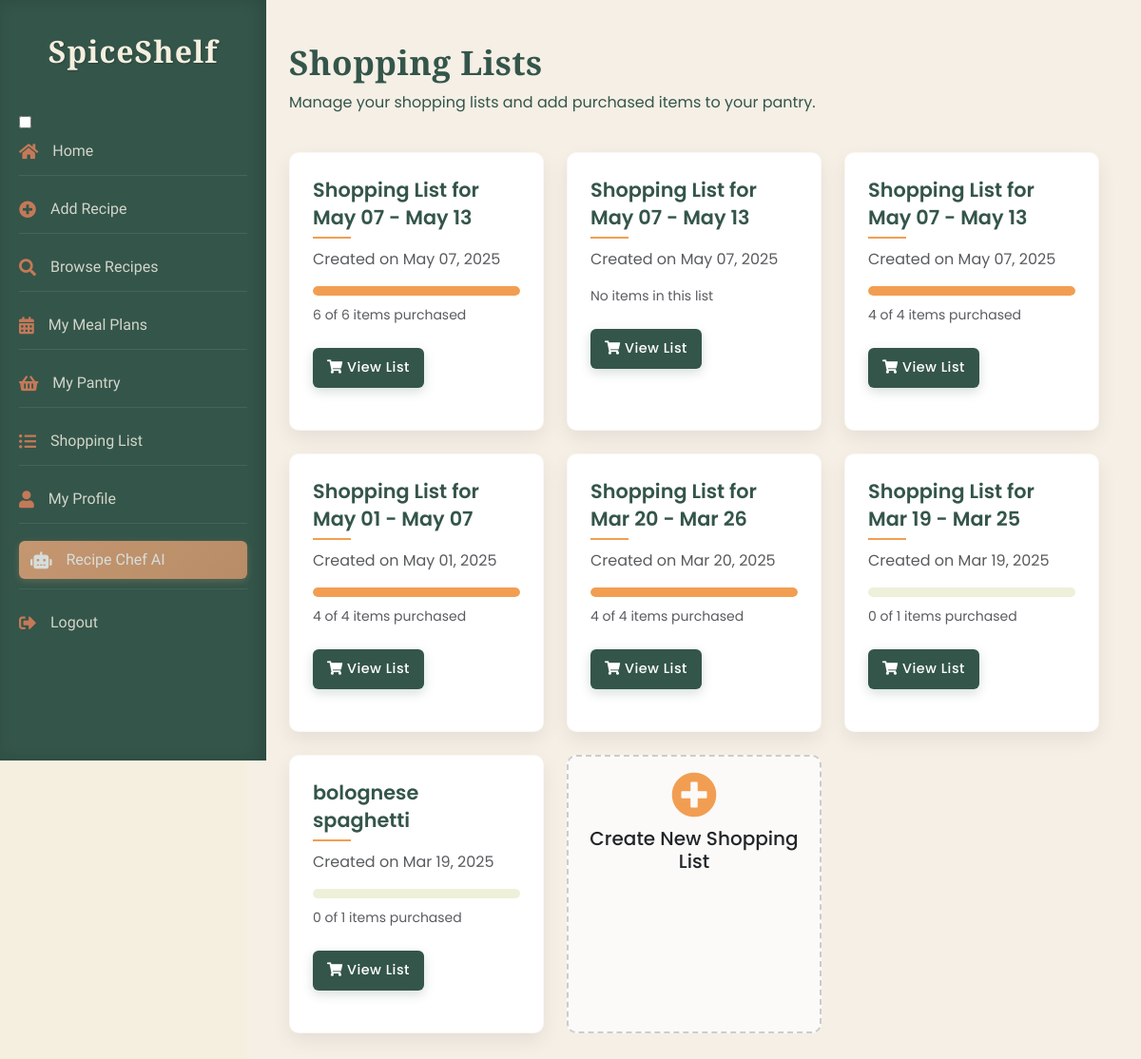
/index.php?action=shopping_list (signed in), run on an earlier commit of the app's database.
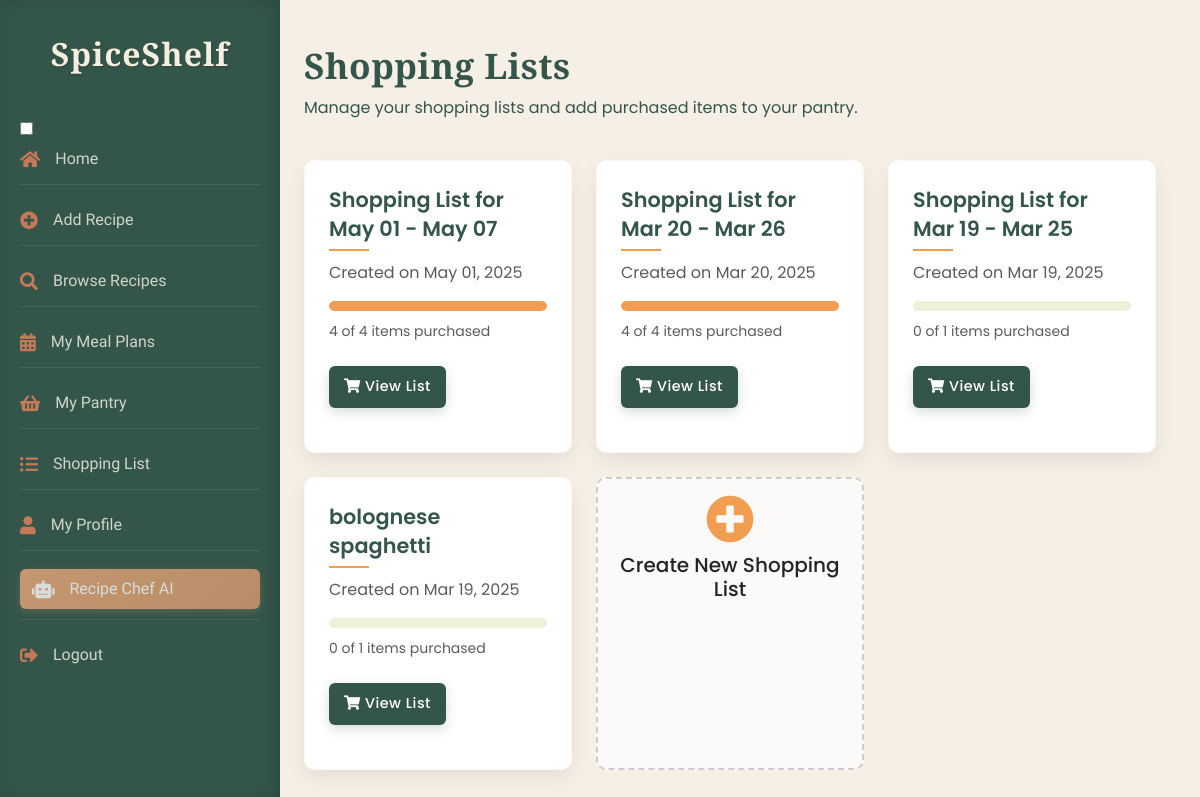
And on a later commit of the database.
### tables this page shows
CREATE TABLE `shopping_lists` (
  `shopping_list_id` int(11) NOT NULL,
  `user_id` int(11) NOT NULL,
  `name` varchar(255) NOT NULL,
  `created_at` timestamp NOT NULL DEFAULT current_timestamp()
);

### controllers/ShoppingListController.php (called while the page is built, shortened)
<?php
require_once 'models/ShoppingList.php';
class ShoppingListController {
    private $shoppingList;
    public function __construct($conn) {
        $this->shoppingList = new ShoppingList($conn);
    }
    public function showLists() {
        $user_id = $_SESSION['user_id'];
        $lists = $this->shoppingList->getUserShoppingLists($user_id);
        include 'views/all_shopping_lists.php';
    }
}

### index.php (called while the page is built, shortened)
<?php
require_once 'controllers/MealPlanController.php';
require_once 'controllers/ShoppingListController.php';
$database = new Database();
$conn = $database->getConnection();
$router = new Router();
$userController = new UserController($conn);
$recipeController = new RecipeController($conn);
$pantryController = new PantryController($conn);
$mealPlanController = new MealPlanController($conn);
$shoppingListController = new ShoppingListController($conn);
$adminController = new AdminController($conn);
$router->addRoute('login', [$userController, 'login']);
$router->addRoute('register', [$userController, 'register']);
$router->addRoute('logout', function () {
    session_unset();
    session_destroy();
    header('Location: index.php?action=login');
    exit;
});
$router->addRoute('profile', [$userController, 'profile']);
$router->addRoute('add_recipe', [$recipeController, 'add']);
$router->addRoute('recipe_chat', [$recipeController, 'recipeChat']);
$router->addRoute('pantry', [$pantryController, 'showPantryItems']);
$router->addRoute('add', [$pantryController, 'add']);
$router->addRoute('update', [$pantryController, 'update']);
$router->addRoute('delete', [$pantryController, 'delete']);
$router->addRoute('favorite', [$recipeController, 'favorite']);
$router->addRoute('search_recipes', [$recipeController, 'searchRecipes']);
$router->addRoute('home', [$recipeController, 'displayHome']);
$router->addRoute('view_recipe', [$recipeController, 'viewRecipe']);
$router->addRoute('delete_recipe', [$recipeController, 'deleteRecipe']);
$router->addRoute('edit_recipe', [$recipeController, 'editRecipe']);
$router->addRoute('update_recipe', [$recipeController, 'updateRecipe']);
$router->addRoute('browse_recipes', [$recipeController, 'browseRecipes']);
$router->addRoute('meal_plans', [$mealPlanController, 'showMealPlans']);
$router->addRoute('shopping_list', [$shoppingListController, 'showLists']);
$router->addRoute('refresh_home_sections', [$recipeController, 'refresh_home_sections']);
$router->addRoute('getDefaultMeasurement', [$recipeController, 'getDefaultMeasurement']);
$router->addRoute('add_comment', [$recipeController, 'addComment']);
$router->addRoute('delete_comment', [$recipeController, 'deleteComment']);
$router->addRoute('pantry/bulkDelete', [$pantryController, 'bulkDelete']);
$router->addRoute('meal_plans/exportPDF', [$mealPlanController, 'exportPDF']);
$router->addRoute('meal_plans/searchRecipes', [$mealPlanController, 'searchRecipes']);
$router->addRoute('meal_plans/addMeal', [$mealPlanController, 'addMeal']);
$router->addRoute('meal_plans/getMeal', [$mealPlanController, 'getMeal']);
$router->addRoute('meal_plans/updateMeal', [$mealPlanController, 'updateMeal']);
$router->addRoute('meal_plans/removeMeal', [$mealPlanController, 'removeMeal']);
$router->addRoute('meal_plans/generateShoppingList', [$mealPlanController, 'generateShoppingList']);
$router->addRoute('adminLogin', [$adminController, 'adminLogin']);
$router->addRoute('adminLogout', [$adminController, 'adminLogout']);
$router->addRoute('adminDashboard', [$adminController, 'adminDashboard']);
$router->addRoute('adminUsers', [$adminController, 'adminUsers']);
$router->addRoute('adminViewUser', [$adminController, 'adminViewUser']);
$router->addRoute('adminRecipes', [$adminController, 'adminRecipes']);
$router->addRoute('adminViewRecipe', [$adminController, 'adminViewRecipe']);
$router->addRoute('adminIngredients', [$adminController, 'adminIngredients']);
$router->addRoute('adminAddIngredient', [$adminController, 'adminAddIngredient']);
$router->addRoute('adminEditIngredient', [$adminController, 'adminEditIngredient']);
$router->addRoute('adminDeleteIngredient', [$adminController, 'adminDeleteIngredient']);
$router->addRoute('adminCategories', [$adminController, 'adminCategories']);
$router->addRoute('adminAddCategory', [$adminController, 'adminAddCategory']);
$router->addRoute('adminEditCategory', [$adminController, 'adminEditCategory']);
$router->addRoute('adminDeleteCategory', [$adminController, 'adminDeleteCategory']);
$router->addRoute('adminDeleteUser', [$adminController, 'adminDeleteUser']);
$router->addRoute('adminDeleteRecipe', [$adminController, 'adminDeleteRecipe']);
$router->addRoute('adminUserReports', [$adminController, 'adminUserReports']);
$router->addRoute('adminRecipeReports', [$adminController, 'adminRecipeReports']);
$router->addRoute('adminAds', [$adminController, 'adminAds']);
$router->addRoute('adminAdReports', [$adminController, 'adminAdReports']);
$router->addRoute('adminExportAdReport', [$adminController, 'adminExportAdReport']);
$router->addRoute('adminExportUserReport', [$adminController, 'adminExportUserReport']);
$router->addRoute('adminExportRecipeReport', [$adminController, 'adminExportRecipeReport']);
$router->addRoute('adminSendInactivityNotice', [$adminController, 'adminSendInactivityNotice']);
$router->addRoute('logAdImpression', [$adminController, 'logAdImpression']);
$router->addRoute('adClick', [$adminController, 'adClick']);
$action = isset($_GET['action']) ? $_GET['action'] : 'home';
$router->handleRequest($action);
?>

### models/ShoppingList.php (called while the page is built, shortened)
<?php
class ShoppingList {
    private $conn;
    public function __construct($conn) {
        $this->conn = $conn;
    }
    public function getUserShoppingLists($user_id) {
        $query = "SELECT sl.shopping_list_id, sl.name, sl.created_at,
                  COUNT(sli.id) as item_count,
                  SUM(CASE WHEN sli.purchased = 1 THEN 1 ELSE 0 END) as purchased_count
                  FROM shopping_lists sl
                  LEFT JOIN shopping_list_items sli ON sl.shopping_list_id = sli.shopping_list_id
                  WHERE sl.user_id = ?
                  GROUP BY sl.shopping_list_id
                  ORDER BY sl.created_at DESC";
        $stmt = $this->conn->prepare($query);
        $stmt->bind_param("i", $user_id);
        $stmt->execute();
        $result = $stmt->get_result();
        $lists = [];
        while ($row = $result->fetch_assoc()) {
            $lists[] = $row;
        }
        return $lists;
    }
}

### views/all_shopping_lists.php (the view, shortened to what the changed rows need)
<!DOCTYPE html>
<html lang="en">
<head>
    <link href="https://cdn.jsdelivr.net/npm/bootstrap@5.3.0/dist/css/bootstrap.min.css" rel="stylesheet">
    <link rel="stylesheet" href="https://cdn.jsdelivr.net/npm/bootstrap-icons@1.10.5/font/bootstrap-icons.css">
    <link rel="stylesheet" href="https://cdnjs.cloudflare.com/ajax/libs/font-awesome/6.0.0/css/all.min.css">
    <link rel="stylesheet" href="assets/css/shopping_lists.css">
</head>
<body>
<?php include 'includes/header.php'; ?>
<div class="content-wrapper">
    <div class="container-fluid p-4">
        <div class="row mb-4">
            <div class="col-md-8">
                <h1>Shopping Lists</h1>
            </div>
        </div>
        <div class="row">
            <?php if (!empty($lists)): ?>
                <?php foreach ($lists as $list): ?>
                    <div class="col-md-4 col-sm-6 mb-4">
                        <div class="card shopping-list-card h-100">
                            <div class="card-body">
                                <h5 class="card-title"><?= htmlspecialchars($list['name']) ?></h5>
                                <p class="card-text text-muted">Created on <?= date('M d, Y', strtotime($list['created_at'])) ?></p>
                                <?php if ($list['item_count'] > 0): ?>
                                    <div class="progress">
                                        <div class="progress-bar" role="progressbar"
                                            style="width: <?= ($list['purchased_count'] / $list['item_count']) * 100 ?>%;"
                                            aria-valuenow="<?= ($list['purchased_count'] / $list['item_count']) * 100 ?>"
                                            aria-valuemin="0"
                                            aria-valuemax="100">
                                        </div>
                                    </div>
                                    <p class="small text-muted"><?= $list['purchased_count'] ?> of <?= $list['item_count'] ?> items purchased</p>
                                <?php else: ?>
                                    <p class="small text-muted">No items in this list</p>
                                <?php endif; ?>
                                <a href="index.php?action=shopping_list&id=<?= $list['shopping_list_id'] ?>" class="btn btn-primary mt-2">
                                    <i class="fas fa-shopping-cart"></i> View List
                                </a>
                            </div>
                        </div>
                    </div>
                <?php endforeach; ?>
            <?php endif; ?>
        </div>
    </div>
</div>
</body>
</html>

What changed in the data, as far as the page shows it:
removed shopping_lists: name "Shopping List for May 07 - May 13", created_at "May 07, 2025", purchased_count "6", item_count "6"
removed shopping_lists: name "Shopping List for May 07 - May 13", created_at "May 07, 2025", shows "No items in this list"
removed shopping_lists: name "Shopping List for May 07 - May 13", created_at "May 07, 2025", purchased_count "4", item_count "4"
